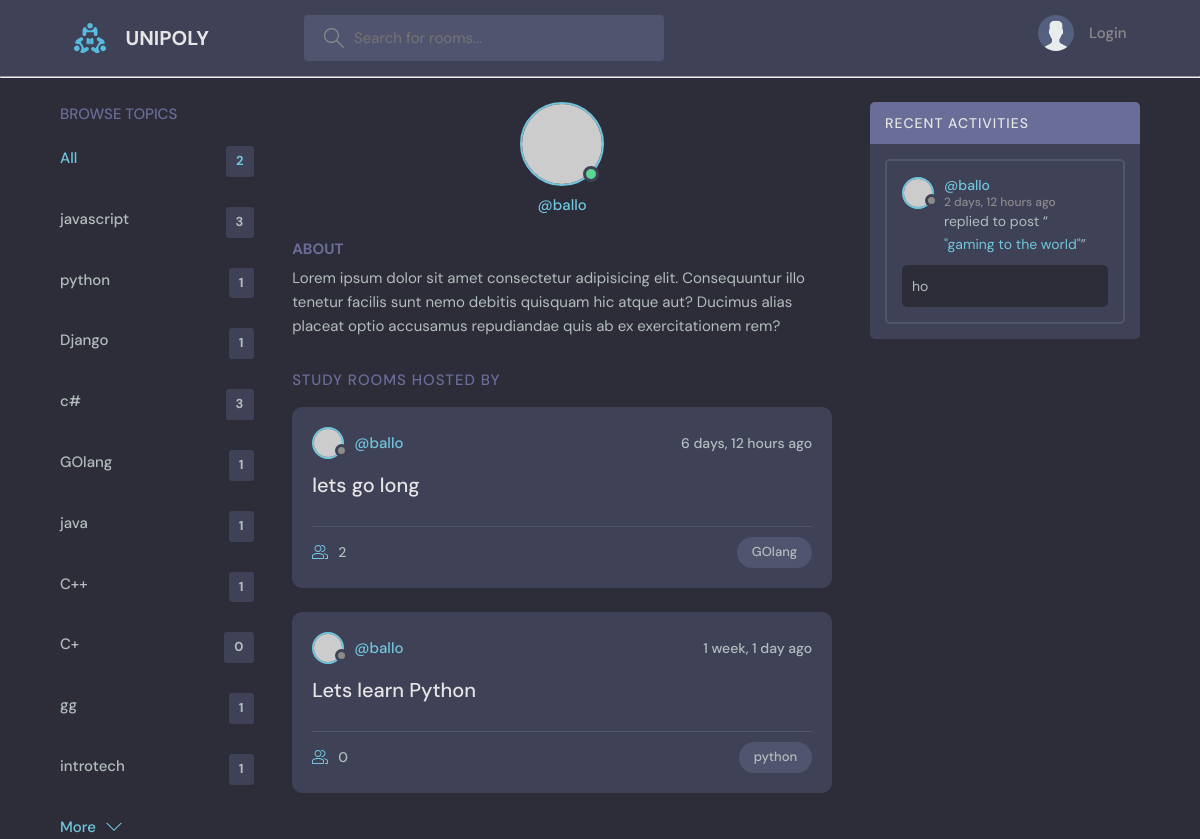
Page /user-profile/2/ on the committed database.
### base/models.py (models this page shows)
class Topic(models.Model):
    name = models.CharField(max_length=200)
    def __str__(self):
        return self.name

class Room(models.Model):
    host = models.ForeignKey(User, on_delete=models.SET_NULL, null=True)
    participants = models.ManyToManyField(User, related_name='participants', blank=True)
    topic = models.ForeignKey(Topic, on_delete=models.SET_NULL, null=True)
    name = models.CharField(max_length=200)
    description = models.TextField(null=True, blank=True)
    updated = models.DateTimeField(auto_now=True)
    created = models.DateTimeField(auto_now_add=True)
    class Meta:
        ordering = ["-updated", '-created']
    def __str__(self):
        return self.name

class Message(models.Model):
    user = models.ForeignKey(User, on_delete=models.CASCADE)
    room = models.ForeignKey(Room, on_delete=models.CASCADE)
    body = models.TextField(null=False)
    updated = models.DateTimeField(auto_now=True)
    created = models.DateTimeField(auto_now_add=True)
    class Meta:
        ordering = ["-updated", '-created']
    def __str__(self):
        return self.body[0:50]

### base/views.py (the view)
# urls.py: path('user-profile/<str:pk>/', views.userprofile, name = "userprofile"),
def userprofile(request, pk):
    user = User.objects.get(id=pk)
    rooms = user.room_set.all()
    room_messages = user.message_set.all()
    topics = Topic.objects.all()
    context = {"user": user, 'rooms': rooms, 'room_messages': room_messages, 'topics': topics}
    return render(request, "base/user_profile.html", context)

### base/templates/base/user_profile.html (shortened to what this page needs)
{% extends 'main.html' %}
{% block content %}
  <main class="profile-page layout layout--3">
    <div class="container">
        {% include "base/topics.html" %}
      <div class="roomList">
        <div class="profile">
          <div class="profile__avatar">
            <div class="avatar avatar--large active">
              <img src="https://randomuser.me/api/portraits/men/11.jpg" />
            </div>
          </div>
          <div class="profile__info">
            <p>@{{user.username}}</p>
          </div>
          <div class="profile__about">
            <h3>About</h3>
            <p>
              Lorem ipsum dolor sit amet consectetur adipisicing elit. Consequuntur illo tenetur
              facilis sunt nemo debitis quisquam hic atque aut? Ducimus alias placeat optio
              accusamus repudiandae quis ab ex exercitationem rem?
            </p>
          </div>
        </div>
        <div class="roomList__header">
          <div>
            <h2>Study Rooms Hosted by {{room.host}}</a>
            </h2>
          </div>
        </div>
        {% include "base/feed.html" %}
      </div>
        {% include "base/recent_activity.html" %}
    </div>
  </main>
{% endblock %}

### base/templates/base/topics.html
<div class="topics">
    <div class="topics__header">
      <h2>Browse Topics</h2>
    </div>
    <ul class="topics__list">
      <li>
        <a href="{% url 'home' %}" class="active">All <span>{{rooms.count}}</span></a>
      </li>
      {% for topic in topics%}
      <li>
        <a href="{% url 'home' %}?q={{topic.name}}">{{topic.name}} <span>{{topic.room_set.all.count}}</span></a>
      </li>
      {% endfor %}
    </ul>
    <a class="btn btn--link" href="topics.html">
      More
      <svg version="1.1" xmlns="http://www.w3.org/2000/svg" width="32" height="32" viewBox="0 0 32 32">
        <title>chevron-down</title>
        <path d="M16 21l-13-13h-3l16 16 16-16h-3l-13 13z"></path>
      </svg>
    </a>
  </div>

### base/templates/base/feed.html (shortened to what this page needs)
{% for room in rooms %}
<div class="roomListRoom">
    <div class="roomListRoom__header">
      <a href="{% url 'userprofile' room.host.id %}" class="roomListRoom__author">
        <div class="avatar avatar--small">
          <img src="https://randomuser.me/api/portraits/women/11.jpg" />
        </div>
        <span>@{{room.host.username}}</span>
      </a>
      <div class="roomListRoom__actions">
        <span>{{room.created|timesince}} ago</span>
      </div>
    </div>
    <div class="roomListRoom__content">
      <a href="{% url 'room' room.id %}">{{room.name}}</a>
    </div>
    <div class="roomListRoom__meta">
      <a href="{% url 'room' room.id %}" class="roomListRoom__joined">
        {{room.participants.all.count}}
      </a>
      <p class="roomListRoom__topic">{{room.topic}}</p>
    </div>
  </div>
  {% endfor %}

### base/templates/base/recent_activity.html (shortened to what this page needs)
<div class="activities">
    <div class="activities__header">
      <h2>Recent Activities</h2>
    </div>
 {% for message in room_messages %}
    <div class="activities__box">
      <div class="activities__boxHeader roomListRoom__header">
        <a href="{% url 'userprofile' message.user.id %}" class="roomListRoom__author">
          <div class="avatar avatar--small">
            <img src="https://randomuser.me/api/portraits/women/11.jpg" />
          </div>
          <p>
            @{{message.user.username}}
            <span>{{message.created|timesince}} ago</span>
          </p>
        </a>
    </div>
      <div class="activities__boxContent">
        <p>replied to post “<a href="{% url 'room' message.room.id %}">"{{message.room}}"</a>”</p>
        <div class="activities__boxRoomContent">
          {{message}}
        </div>
      </div>
    </div>
{%endfor%}
  </div>

### rows in the picture
Topic: name "javascript", room_set.all.count "3"
Topic: name "python", room_set.all.count "1"
Topic: name "Django", room_set.all.count "1"
Topic: name "c#", room_set.all.count "3"
Topic: name "GOlang", room_set.all.count "1"
Topic: name "java", room_set.all.count "1"
Topic: name "C++", room_set.all.count "1"
Topic: name "C+", room_set.all.count "0"
Topic: name "gg", room_set.all.count "1"
Topic: name "introtech", room_set.all.count "1"
Room: host.username "ballo", created "6 days, 12 hours", name "lets go long", participants.all.count "2", topic "GOlang"
Room: host.username "ballo", created "1 week, 1 day", name "Lets learn Python", participants.all.count "0", topic "python"
Message: user.username "ballo", created "2 days, 12 hours", room "gaming to the world", body "ho"

### other values in the picture
{{ rooms.count }} "2"
{{ user.username }} "ballo"
